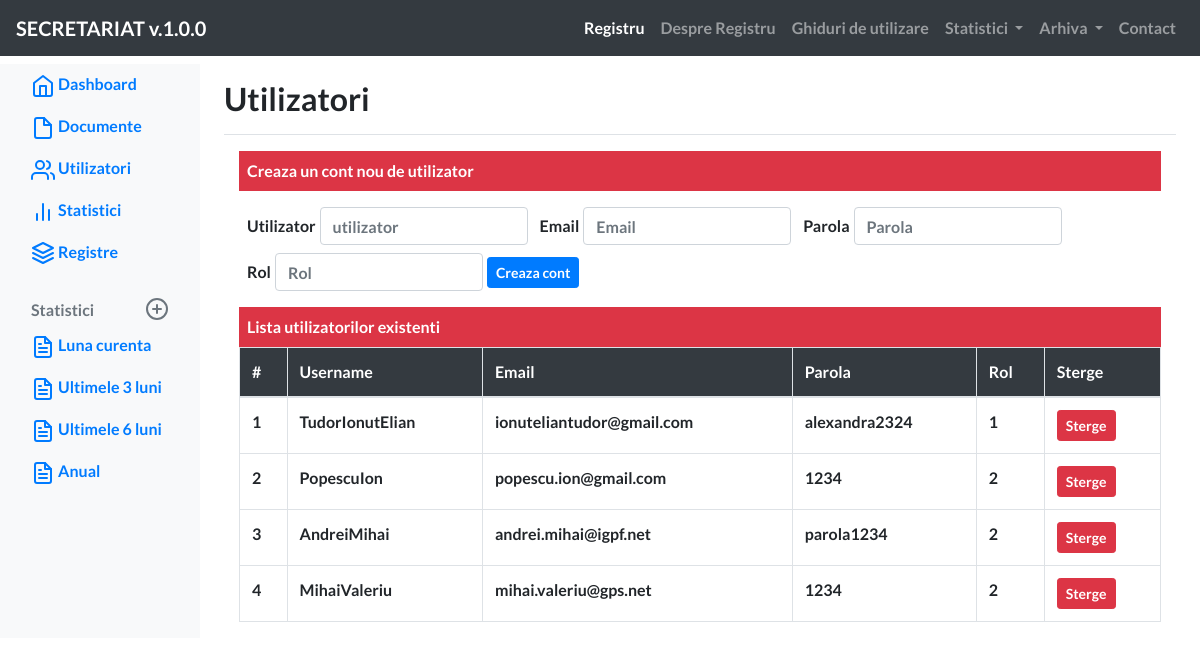
The app's page /admin.php with its own data.
### tables this page shows
CREATE TABLE `rd_utilizatori` (
  `id` int(11) NOT NULL,
  `user` varchar(15) NOT NULL,
  `email` varchar(50) DEFAULT NULL,
  `parola` varchar(15) NOT NULL,
  `rol` int(3) DEFAULT NULL
);

### includes/functions.php (the view, shortened to what this page needs)
<?php
function afisareUtilizatori(){
    $db_host = "localhost";
    $db_username = "root";
    $db_parola = "";
    $db_nume = "registru_documente";
    $conexiune = mysqli_connect($db_host, $db_username, $db_parola, $db_nume);
    if(mysqli_connect_error()){
        die("Nu se pot selecta utilizatori");
    }else{
        $sql= "SELECT * FROM rd_utilizatori";
        $result = mysqli_query($conexiune, $sql);
        while($utilizatori = mysqli_fetch_array($result, MYSQLI_ASSOC)){
            echo '
                <tr>
                    <th scope="row"> '. $utilizatori["id"] . '</th>
                    <td> ' .$utilizatori["user"] . '</td>
                    <td> ' .$utilizatori["email"] . '</td>
                    <td> ' .$utilizatori["parola"] . '</td>
                    <td> ' .$utilizatori["rol"] . '</td>
                    <td><a class="btn btn-sm btn-danger" href=\'stergeutilizator?id=' . $utilizatori["id"] . '\'>Sterge</a></td>
                </tr>
                ';
        }
    }
}

### includes/header.php (shortened to what this page needs)
<!DOCTYPE html>
<html lang="en">
<head>
    <link rel="stylesheet" href="design/bootstrap.css">
    <link rel="stylesheet" href="design/style.css">
</head>
<body>

### includes/navbar.php (shortened to what this page needs)
<?php
  require 'includes/functions.php';
?>
<div id="top-content">
    <nav class="navbar navbar-expand-lg navbar-dark bg-dark">
        <a class="navbar-brand ml-auto text-uppercase" href="index.php">Secretariat <span>v.1.0.0</span></a>
        <div class="collapse navbar-collapse" id="navbarSupportedContent">
          <ul class="navbar-nav ml-auto">
            <li class="nav-item active">
              <a class="nav-link" href="index.php">Registru <span class="sr-only">(current)</span></a>
            </li>
            <li class="nav-item">
              <a class="nav-link" href="#">Despre Registru</a>
            </li>
            <li class="nav-item">
                <a class="nav-link" href="#">Ghiduri de utilizare</a>
              </li>
            <li class="nav-item dropdown">
              <a class="nav-link dropdown-toggle" href="#" id="navbarDropdown" role="button" data-toggle="dropdown" aria-haspopup="true" aria-expanded="false">
                Statistici
              </a>
            </li>
            <li class="nav-item dropdown">
              <a class="nav-link dropdown-toggle" href="#" id="navbarDropdown" role="button" data-toggle="dropdown" aria-haspopup="true" aria-expanded="false">
                Arhiva
              </a>
            </li>
            <li class="nav-item">
                <a class="nav-link" href="#">Contact</a>
              </li>
          </ul>
        </div>
      </nav>
    </div>

### admin.php (shortened to what this page needs)
<?php
  require './includes/header.php' ;
  require './includes/navbar.php' ;
?>
<div class="container-fluid">
  <div class="row">
    <nav class="col-md-2 d-none d-md-block bg-light sidebar">
      <div class="sidebar-sticky">
        <ul class="nav flex-column">
          <li class="nav-item">
            <a class="nav-link active" href="#">
              Dashboard <span class="sr-only">(current)</span>
            </a>
          </li>
          <li class="nav-item">
            <a class="nav-link" href="#">
              Documente
            </a>
          </li>
          <li class="nav-item">
            <a class="nav-link" href="#">
              Utilizatori
            </a>
          </li>
          <li class="nav-item">
            <a class="nav-link" href="#">
              Statistici
            </a>
          </li>
          <li class="nav-item">
            <a class="nav-link" href="#">
              Registre
            </a>
          </li>
        </ul>
        <h6 class="sidebar-heading d-flex justify-content-between align-items-center px-3 mt-4 mb-1 text-muted">
          <span>Statistici</span>
          <a class="d-flex align-items-center text-muted" href="#" aria-label="Add a new report">
          </a>
        </h6>
        <ul class="nav flex-column mb-2">
          <li class="nav-item">
            <a class="nav-link" href="#">
              Luna curenta
            </a>
          </li>
          <li class="nav-item">
            <a class="nav-link" href="#">
              Ultimele 3 luni
            </a>
          </li>
          <li class="nav-item">
            <a class="nav-link text-primary" href="#">
              Ultimele 6 luni
            </a>
          </li>
          <li class="nav-item">
            <a class="nav-link" href="#">
              Anual
            </a>
          </li>
        </ul>
      </div>
    </nav>
    <main role="main" class="col-md-9 ml-sm-auto col-lg-10 px-4">
      <div class="d-flex justify-content-between flex-wrap flex-md-nowrap align-items-center pt-3 pb-2 mb-3 border-bottom">
        <h1 class="h2">Utilizatori</h1>
      </div>
      <div class="container-fluid">
        <div class="row">
          <div class="col-12">
          <form class="form-inline">
              <div class="col-12 mb-3 bg-danger text-white p-2">Creaza un cont nou de utilizator</div>
              <div class="form-group mx-sm-1 mb-2">
                <label class="px-1" for="utilizator">Utilizator</label>
                <input type="text" class="form-control" id="utilizator" placeholder="utilizator">
              </div>
              <div class="form-group mx-sm-1 mb-2">
                <label class="px-1" for="email">Email</label>
                <input type="text" class="form-control" id="email" placeholder="Email">
              </div>
              <div class="form-group mx-sm-1 mb-2">
                <label class="px-1" for="parola">Parola</label>
                <input type="password" class="form-control" id="parola" placeholder="Parola">
              </div>
              <div class="form-group mx-sm-1 mb-2">
                <label class="px-1" for="rol">Rol</label>
                <input type="text" class="form-control" id="rol" placeholder="Rol">
              </div>
              <button type="submit" class="btn btn-primary mb-2 btn-sm">Creaza cont</button>
        </form>
          </div>
        </div>
        <div class="col-12 mt-2 bg-danger text-white p-2">Lista utilizatorilor existenti</div>
          <div class="row">
            <div class="col-12">
            <table class="table table-bordered">
              <thead>
                  <tr class="bg-dark text-white">
                    <th scope="col">#</th>
                    <th scope="col">Username</th>
                    <th scope="col">Email</th>
                    <th scope="col">Parola</th>
                    <th scope="col">Rol</th>
                    <th scope="col">Sterge</th>
                  </tr>
                </thead>
                <tbody>
                  <?php afisareUtilizatori(); ?>
                </tbody>
              </table>
            </div>
          </div>
        </div>
      </main>
    </div>
</div>

### design/style.css (style rules this page uses)
* { box-sizing: border-box; }
body { margin: 0; padding: 0; box-sizing: border-box; width: 100vw; height: 100vh; background: #fff; opacity: 1; background-size: cover; position: relative; font-family: Roboto-1; }
a { text-decoration: none; }
li { list-style: none; }
#top-content { width: 100%; height: 8%; display: flex; flex-direction: column; z-index: 100; }
.navbar-brand span { text-transform: lowercase; }

### records on screen
rd_utilizatori: id "1", user "TudorIonutElian", email "ionuteliantudor@gmail.com", parola "alexandra2324", rol "1"
rd_utilizatori: id "2", user "PopescuIon", email "popescu.ion@gmail.com", parola "1234", rol "2"
rd_utilizatori: id "3", user "AndreiMihai", email "andrei.mihai@igpf.net", parola "parola1234", rol "2"
rd_utilizatori: id "4", user "MihaiValeriu", email "mihai.valeriu@gps.net", parola "1234", rol "2"
